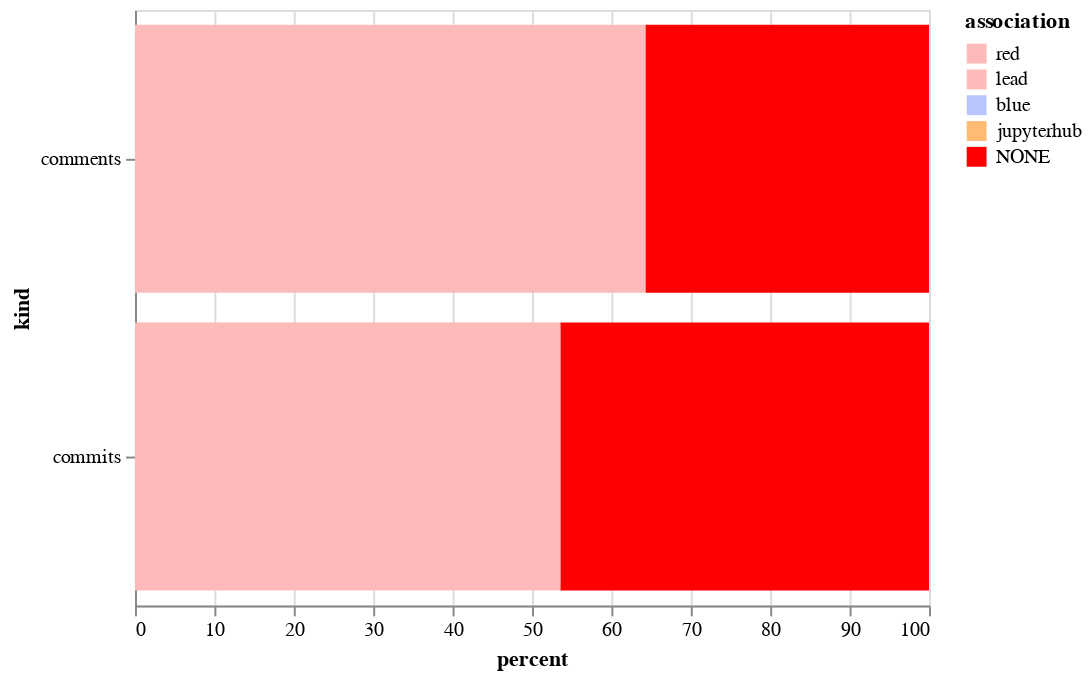

Notebook source saved alongside this figure:
### Code cell
alt.Chart(sum_both).mark_bar().encode(
    x='percent',
    y='kind',
    color=alt.Color('association', sort=["CONTRIBUTOR", "MEMBER", "NONE"], scale=color_scale)
)

### Figure 1 — Vega-Lite specification as saved in the notebook (floating-point values rounded to 4 significant figures)
{"$schema": "https://vega.github.io/schema/vega-lite/v2.6.0.json", "config": {"view": {"height": 300, "width": 400}}, "data": {"name": "data-90467adb5b42ea12c3ae9b7243a9fc14"}, "datasets": {"data-90467adb5b42ea12c3ae9b7243a9fc14": [{"association": "NONE", "kind": "comments", "percent": 35.71}, {"association": "lead", "kind": "comments", "percent": 64.29}, {"association": "NONE", "kind": "commits", "percent": 46.43}, {"association": "lead", "kind": "commits", "percent": 53.57}]}, "encoding": {"color": {"field": "association", "scale": {"domain": ["red", "lead", "blue", "jupyterhub", "NONE"], "range": ["#fdbaba", "#fdbaba", "#bac5fd", "#ffbb74", "red"]}, "sort": ["CONTRIBUTOR", "MEMBER", "NONE"], "type": "nominal"}, "x": {"field": "percent", "type": "quantitative"}, "y": {"field": "kind", "type": "nominal"}}, "mark": "bar"}
